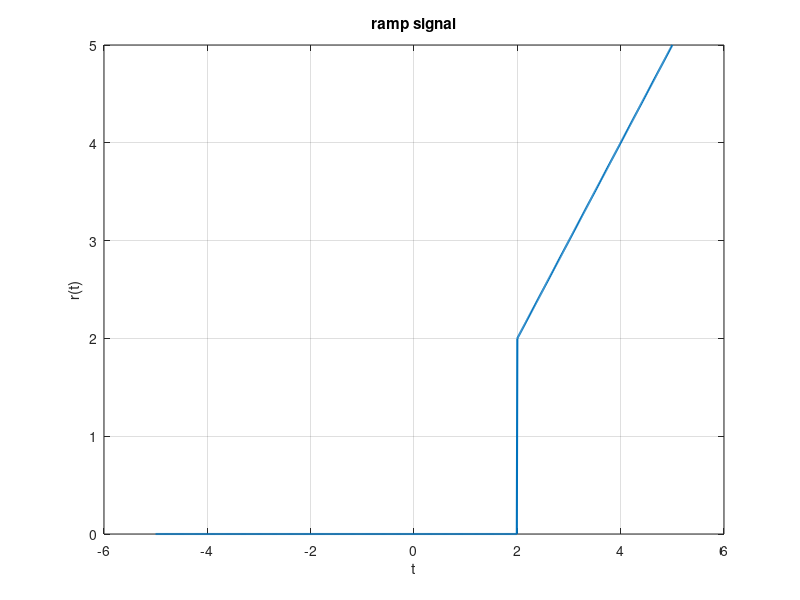

The MATLAB source for this figure:
clc;
clear;
close all;

t = -5:0.01:5;
r = t .* (t >= 2);% 2 is a shifter

plot(t, r, 'LineWidth', 1.5);
grid on;
xlabel('t');
ylabel('r(t)');
title('ramp signal');
